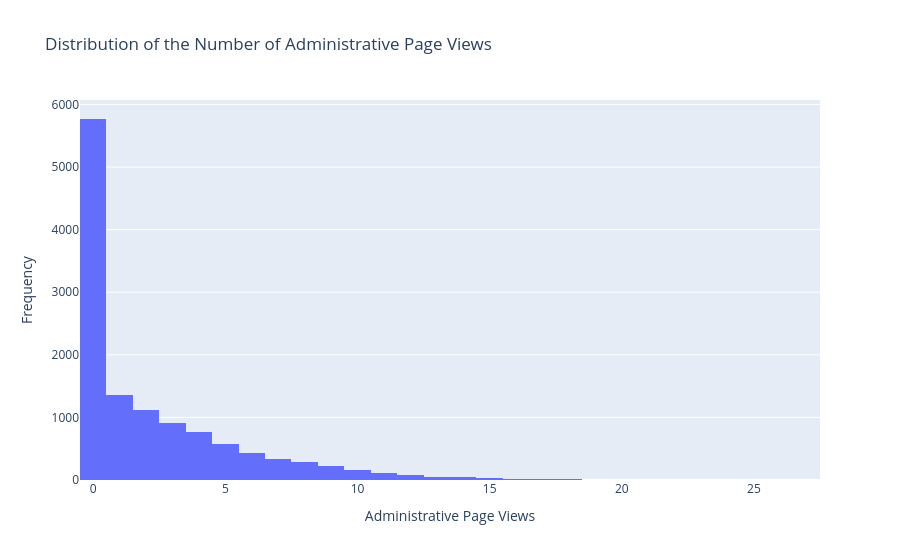

This figure's notebook cell:
### Markdown cell above
## Features

### Administrative

### Code cell
fig = px.histogram(online_shoppers, x="Administrative", title="Distribution of the Number of Administrative Page Views")

fig.update_layout(
    legend_title_text = "Administrative",
    yaxis_title = "Frequency",
    xaxis_title = "Administrative Page Views"
)

fig.show()

### Figure 1 — Plotly figure (JSON) as saved in the notebook; plotly's stock layout.template omitted (floating-point values rounded to 4 significant figures; data arrays with more than 128 entries replaced by an {"elided": "..."} marker saying what was removed)
{"data": [{"bingroup": "x", "hovertemplate": "Administrative=%{x}<br>count=%{y}<extra></extra>", "legendgroup": "", "marker": {"color": "#636efa", "pattern": {"shape": ""}}, "name": "", "orientation": "v", "showlegend": false, "type": "histogram", "x": {"elided": "12330 int values"}, "xaxis": "x", "yaxis": "y"}], "layout": {"barmode": "relative", "legend": {"title": {"text": "Administrative"}, "tracegroupgap": 0}, "title": {"text": "Distribution of the Number of Administrative Page Views"}, "xaxis": {"anchor": "y", "domain": [0, 1], "title": {"text": "Administrative Page Views"}}, "yaxis": {"anchor": "x", "domain": [0, 1], "title": {"text": "Frequency"}}}}
